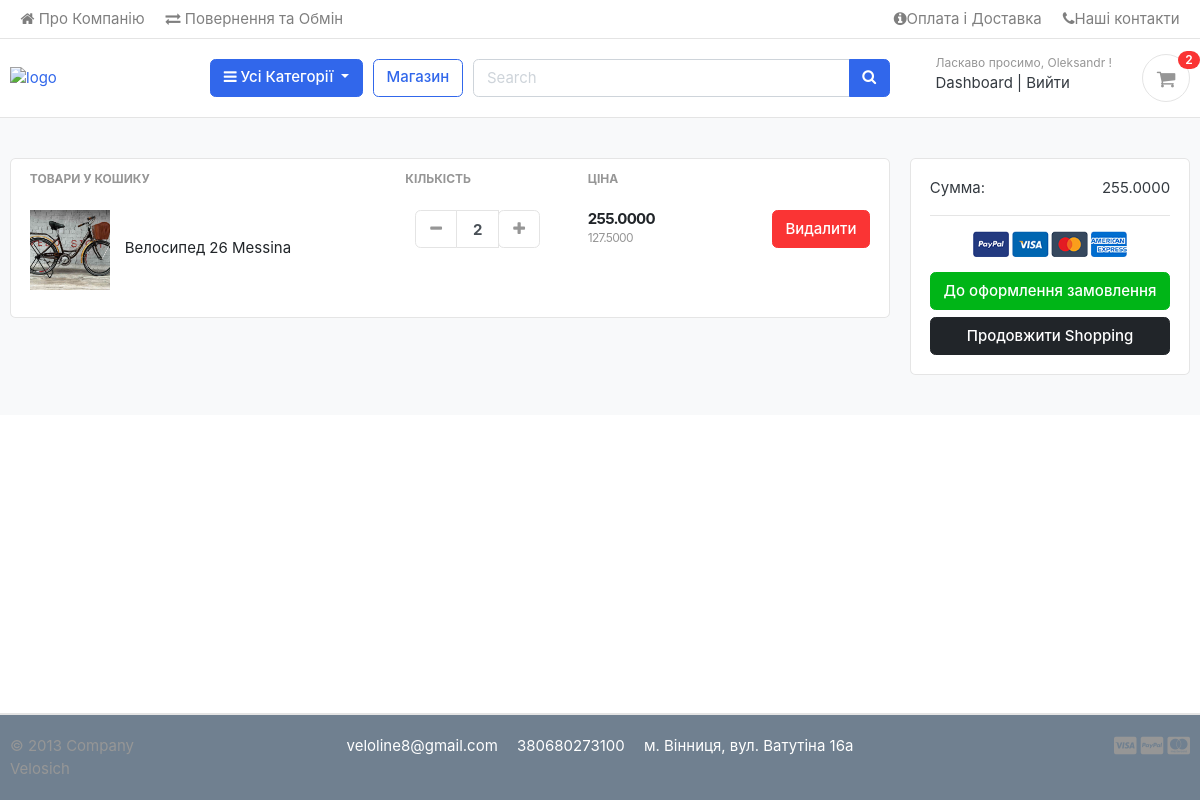
Before: /cart/ (signed in) with the older database file.
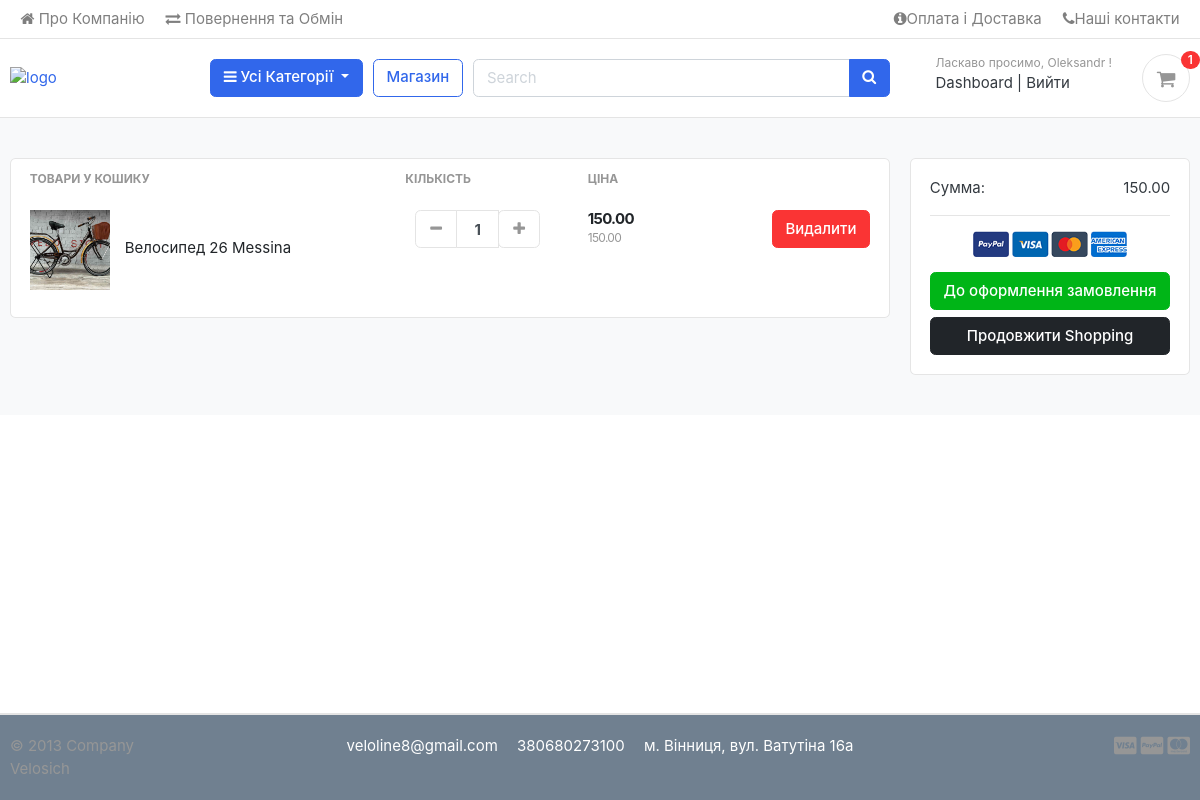
After: the same page with the newer database file.
### carts/models.py (models this page shows, shortened)
class CartItem(models.Model):
    user = models.ForeignKey(Account, on_delete=models.CASCADE, null=True)
    product = models.ForeignKey(Product, on_delete=models.CASCADE)
    variations = models.ManyToManyField(Variation, blank=True)
    cart = models.ForeignKey(Cart, on_delete=models.CASCADE, null=True)
    quantity = models.IntegerField()
    is_active = models.BooleanField(default=True)
    def get_tiers(self):
        try:
            return PriceTier.objects.filter(product=self.product).order_by('-discount')
        except PriceTier.DoesNotExist:
            return None
    @property
    def discounted_price(self):
        tiers = self.get_tiers()
        if tiers:
            for tier in tiers:
                if self.quantity >= tier.min_quantity:
                    return self.product.price * (1 - tier.discount/100)
            else:
                return self.product.price
        return self.product.price
    def discounted_total(self):
        return self.discounted_price * self.quantity

### store/models.py (models this page shows, shortened)
class Product(models.Model):
    product_name = models.CharField(max_length=200, unique=True)
    slug = models.SlugField(max_length=200, unique=True)
    description = models.TextField(max_length=500, blank=True)
    product_code = models.CharField(max_length=5, unique=True, blank=True)
    price = MoneyField(max_digits=14, decimal_places=2, default_currency='USD')
    images = models.ImageField(upload_to="photos/products")
    stock = models.IntegerField()
    is_available = models.BooleanField(default=True)
    category = models.ForeignKey(Category, on_delete=models.CASCADE)
    created_date = models.DateTimeField(auto_now_add=True)
    modified_date = models.DateTimeField(auto_now_add=True)
    def get_url(self):
        return reverse("product_detail", args=[self.category.slug, self.slug])

class PriceTier(models.Model):
    product = models.ForeignKey(Product, on_delete=models.CASCADE, related_name="tier")
    min_quantity = models.PositiveIntegerField()
    discount = models.DecimalField(max_digits=4, decimal_places=2)

### carts/views.py (the view)
# urls.py: path('cart/', include("carts.urls")),
def cart(request, total=0, quantity=0, cart_items=None):
    try:
        grand_total = 0
        tax = 0
        if request.user.is_authenticated:
            cart_items = CartItem.objects.filter(user=request.user, is_active=True)
        else:
            cart = Cart.objects.get(cart_id=_cart_id(request))
            cart_items = CartItem.objects.filter(cart=cart, is_active=True)
        for cart_item in cart_items:
            total += (cart_item.discounted_price*cart_item.quantity)
            quantity += cart_item.quantity
    except ObjectDoesNotExist:
        pass
    context = {
        "total": total,
        "quantity": quantity,
        "cart_items": cart_items,
    }
    return render(request, "store/cart.html", context)

### carts/context_processors.py (called while the page is built)
def counter(request):
    cart_count = 0
    if "admin" in request.path:
        return {}
    else:
        try:
            cart = Cart.objects.filter(cart_id=_cart_id(request))
            if request.user.is_authenticated:
                cart_items = CartItem.objects.all().filter(user=request.user)
            else:
                cart_items = CartItem.objects.all().filter(cart=cart[:1])
            for cart_item in cart_items:
                cart_count += cart_item.quantity
        except Cart.DoesNotExist:
            cart_count = 0
    return dict(cart_count=cart_count)

### carts/views.py (called while the page is built)
def _cart_id(request):
    cart = request.session.session_key
    if not cart:
        cart = request.session.create()
    return cart

### category/context_processors.py (called while the page is built)
def menu_links(request):
    links = Category.objects.all()
    return dict(links=links)

### category/models.py (called while the page is built)
    def get_url(self):
        return reverse("products_by_category", args=[self.slug])

### templates/store/cart.html (shortened to what this page needs)
{% extends "base.html" %}
{% load static %}
{% block content %}
<section class="section-content padding-y bg">
  <div class="container">
  {% if not cart_items %}
    <h2 class="text-center">Ваша Корзина зараз пуста</h2>
    <br>
    <div class="text-center">
      <a href="{% url 'store' %}" class="btn btn-dark">До перегляду товарів</a>
    </div>
  {% else %}
  <div class="row">
    <aside class="col-lg-9">
  <div class="card">
  <table class="table table-borderless table-shopping-cart">
  <thead class="text-muted">
  <tr class="small text-uppercase">
    <th scope="col">Товари у Кошику</th>
    <th scope="col" width="120">Кількість</th>
    <th scope="col" width="120">Ціна</th>
    <th scope="col" class="text-right" width="200"> </th>
  </tr>
  </thead>
  <tbody>
    {% for cart_item in cart_items %}
  <tr>
    <td>
      <figure class="itemside align-items-center">
        <div class="aside"><img src="{{ cart_item.product.images.url }}" class="img-sm"></div>
        <figcaption class="info">
          <a href="{{ cart_item.product.get_url }}" class="title text-dark">{{ cart_item.product.product_name }}</a>
        </figcaption>
      </figure>
    </td>
    <td>
            <div class="col">
              <div class="input-group input-spinner">
                <div class="input-group-prepend">
                <a href="{% url 'remove_cart' cart_item.product.id cart_item.id %}" class="btn btn-light" type="button" id="button-plus"> <i class="fa fa-minus"></i> </a>
                </div>
                <input type="text" class="form-control"  value="{{ cart_item.quantity }}">
                <div class="input-group-append">
                  <form action="{% url 'add_cart' cart_item.product.id %}" method="POST">
                    <button class="btn btn-light" type="submit" id="button-minus"> <i class="fa fa-plus"></i> </button>
                  </form>
                </div>
              </div>
            </div>
    </td>
    <td>
      <div class="price-wrap">
        <var class="price">{{ cart_item.discounted_total }}</var>
        <small class="text-muted"> {{ cart_item.discounted_price }} </small>
      </div>
    </td>
    <td class="text-right">
    <a href="{% url 'remove_cart_item' cart_item.product.id cart_item.id %}" class="btn btn-danger" onclick="return confirm('Ви точно хочете видалити екземпляр?')"> Видалити</a>
    </td>
  </tr>
  {% endfor %}
  </tbody>
  </table>
  </div>
    </aside>
    <aside class="col-lg-3">
      <div class="card">
      <div class="card-body">
        <dl class="dlist-align">
          <dt>Сумма:</dt>
          <dd class="text-right">{{ total }}</dd>
        </dl>
        <hr>
        <p class="text-center mb-3">
          <img src="{% static 'images/misc/payments.png' %}" height="26">
        </p>
        <a href="{% url 'checkout' %}" class="btn btn-success btn-block"> До оформлення замовлення </a>
        <a href="{% url 'store' %}" class="btn btn-dark btn-block">Продовжити Shopping</a>
      </div>
      </div>
  </aside>
  </div>
  {% endif %}
  </div>
  </section>
{% endblock %}

### templates/includes/navbar.html (shortened to what this page needs)
{% load static %}
<header class="section-header">
  <nav class="navbar p-md-0 navbar-expand-sm navbar-light border-bottom">
  <div class="container">
    <div class="collapse navbar-collapse" id="navbarTop4">
      <ul class="navbar-nav mr-auto">
        <li class="nav-item dropdown">
         <a href="{% url 'about' %}" class="nav-link"><i class="fa fa-home" aria-hidden="true"></i> Про Компанію </a>
      </li>
        <li class="nav-item dropdown">
         <a href="{% url 'return_info' %}" class="nav-link"><i class="fa fa-exchange" aria-hidden="true"></i> Повернення та Обмін </a>
      </li>
      </ul>
      <ul class="navbar-nav">
      <li><a href="{% url 'info' %}" class="nav-link"> <i class="fa fa-info-circle" aria-hidden="true"></i>Оплата і Доставка </a></li>
      <li><a href="{% url 'contacts' %}" class="nav-link"> <i class="fa fa-phone"></i>Наші контакти </a></li>
    </ul>
    </div>
  </div>
  </nav>
  <section class="header-main border-bottom">
    <div class="container">
  <div class="row align-items-center">
    <div class="col-lg-2 col-md-3 col-6">
      <a href="{% url 'home' %}" class="brand-wrap">
        <img class="logo" src="{% static 'images/logo-white.png' %}" style="width: 180px;" alt="logo">
      </a>
    </div>
    <div class="col-lg col-sm col-md col-6 flex-grow-0">
      <div class="category-wrap dropdown d-inline-block float-right">
        <button type="button" class="btn btn-primary dropdown-toggle" data-toggle="dropdown">
          <i class="fa fa-bars"></i> Усі Категорії
        </button>
      </div>
    </div>
    <a href="{% url 'store' %}" class="btn btn-outline-primary">Магазин</a>
    <div class="col-lg  col-md-6 col-sm-12 col">
      <form action="{% url 'search' %}" class="search" method="GET">
        <div class="input-group w-100">
            <input type="text" class="form-control" style="width:60%;" placeholder="Search" name="keyword">
            <div class="input-group-append">
              <button class="btn btn-primary" type="submit">
                <i class="fa fa-search"></i>
              </button>
            </div>
          </div>
      </form>
    </div>
    <div class="col-lg-3 col-sm-6 col-8 order-2 order-lg-3">
          <div class="d-flex justify-content-end mb-3 mb-lg-0">
            {% if user.id is None %}
            <div class="widget-header">
              <small class="title text-muted">Ласкаво просимо, гість!</small>
              <div>
                <a href="{% url 'login' %}">Увійти</a> <span class="dark-transp"> | </span>
                <a href="{% url 'register' %}"> Зареєструватися</a>
              </div>
            </div>
            {% else %}
            <div class="widget-header">
              <small class="title text-muted">Ласкаво просимо, {{user.first_name}} !</small>
              <div>
                <a href="{% url 'dashboard' %}">Dashboard</a> <span class="dark-transp"> | </span>
                <a href="{% url 'logout' %}"> Вийти</a>
              </div>
            </div>
            {% endif %}
            <a href="{% url 'cart' %}" class="widget-header pl-3 ml-3">
              <div class="icon icon-sm rounded-circle border"><i class="fa fa-shopping-cart"></i></div>
              <span class="badge badge-pill badge-danger notify">{{ cart_count }}</span>
            </a>
          </div>
        </div>
  </div>
    </div>
  </section>
  </header>

Changed rows visible on the page:
changed CartItem "Велосипед 26 Messina": quantity "2" → "1"; discounted_total "255.0000" → "150.00"; discounted_price "127.5000" → "150.00"
Other visible differences:
{{ cart_count }}: "2" → "1"
{{ total }}: "255.0000" → "150.00"
